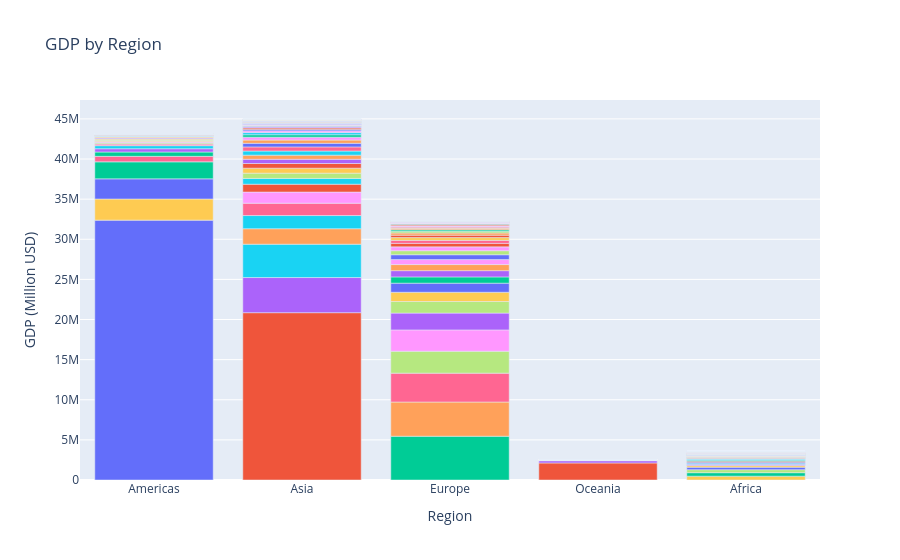

Notebook cell for this chart:
### Code cell
#PROBLEM 1
import requests as rq
import bs4
import pandas as pd
import plotly.express as px
import plotly.graph_objects as go
import numpy as np
from io import StringIO

url_1 = 'https://en.wikipedia.org/wiki/List_of_countries_by_GDP_(nominal)'
url_region = 'https://en.wikipedia.org/w/index.php?title=List_of_countries_by_GDP_(nominal)&oldid=1187446467'
#need to make a user agent per wikipedia policy
headers = {'User-Agent': 'DS4BIOHomework/1.0 (chaturvedi.arnav.9@gmail.com)'}
page_1 = rq.get(url_1, headers = headers)
page_region = rq.get(url_region, headers = headers)

bs4page_1 = bs4.BeautifulSoup(page_1.text, 'html.parser')
bs4page_region = bs4.BeautifulSoup(page_region.text, 'html.parser')
tables_1 = bs4page_1.find('table',{'class':"wikitable"})
tables_region = bs4page_region.find('table', {'id': 'mwmQ'})
GDPbyC = pd.read_html(StringIO(str(tables_1)))[0]
CRs = pd.read_html(StringIO(str(tables_region)))[0]

# clean table
# 1. remove "world" line and clean up any misc text in brackets
# 2. isolate column with IMF data
# 3. locate and isolate missing data 
# 4. fill in data from Worldbank if not available use UN since it is less recent
# 5. add in region info from CRs

#1 and 2
GDPbyC = GDPbyC[GDPbyC['Country/Territory'] != 'World'].reset_index(drop=True)
GDPbyC = GDPbyC.replace(r'\[.*?\]', '', regex=True)
data = GDPbyC[['Country/Territory', 'IMF (2026)[1]']]
data = data.rename(columns = {'Country/Territory': 'Country', 'IMF (2026)[1]': 'GDP'})

#3 and 4
#need to convert all strings to numbers and make sure no years are attached to numbers
def to_num(s):
    first = s.astype(str).str.extract(r'([\d,]+(?:\.\d+)?)')[0]
    return pd.to_numeric(first.astype(str).str.replace(',', ''), errors='coerce')

data['GDP'] = to_num(data['GDP'])
wb = to_num(GDPbyC['World Bank (2025)[6]'])
un = to_num(GDPbyC['United Nations (2024)[7]'])
data['GDP'] = data['GDP'].fillna(wb).fillna(un)

#5
regions = CRs.iloc[:, :2].replace(r'\[.*?\]', '', regex=True)   # country and region columns
regions.columns = ['Country', 'Region']
data = data.merge(regions, on='Country', how='left')

#need at assign missing regions by hand for unavailable data (info from other wikipedia entries on each country)
missing = {
    'Channel Islands': 'Europe',
    'Isle of Man': 'Europe',
    'Faroe Islands': 'Europe',
    'Guam': 'Oceania',
    'American Samoa': 'Oceania',
    'Northern Mariana Islands': 'Oceania',
    'U.S. Virgin Islands': 'Americas',
    'Saint Martin': 'Americas',
}

data['Region'] = data['Region'].fillna(data['Country'].map(missing))

#checks on data prior to plot
print(data[data['Region'].isna()])
print(data['GDP'].isna().sum())

# #make plot
fig = px.bar(data, x = "Region", y = "GDP", color = "Country", 
             hover_name='Country', 
             hover_data = {'Region': False, 'Country': False},
             labels = {'GDP': 'GDP (Million USD)'},
             title = 'GDP by Region')
fig.update_layout(showlegend=False) #legend has too many entries
fig.write_html('stacked_bar.html')
fig.show()
